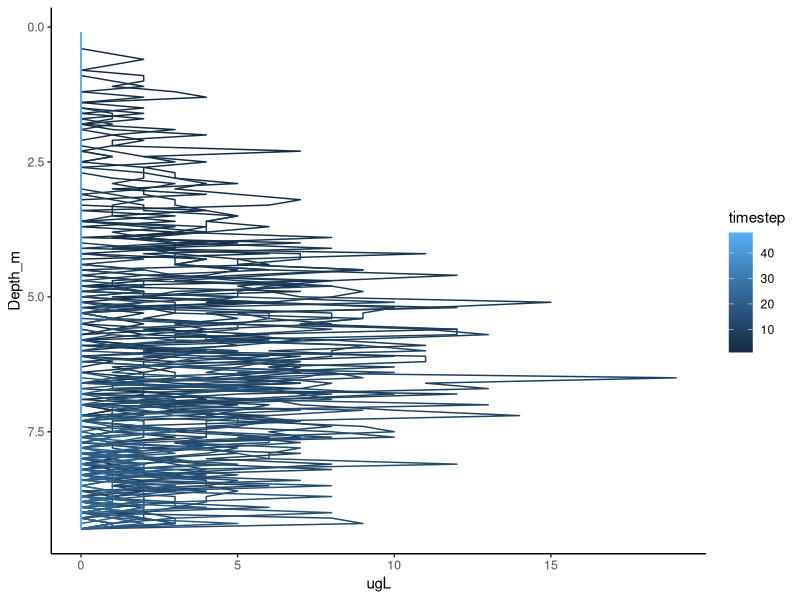
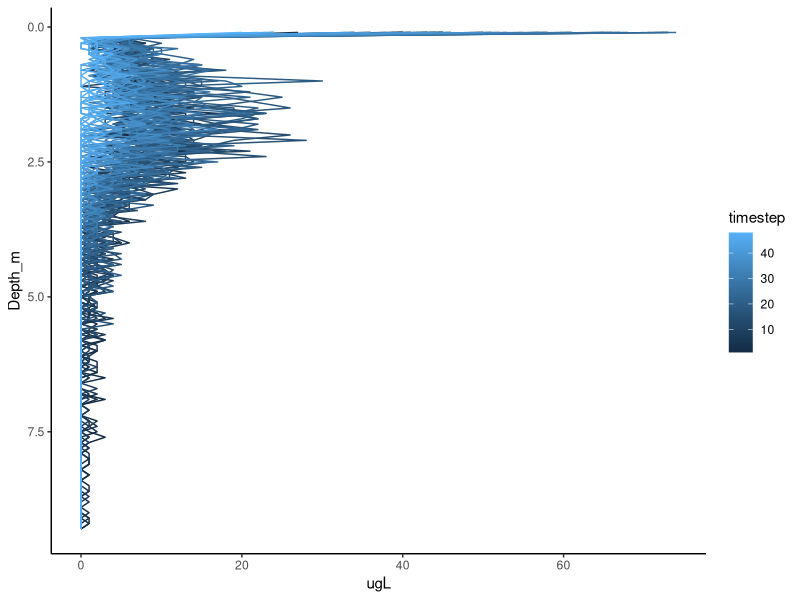
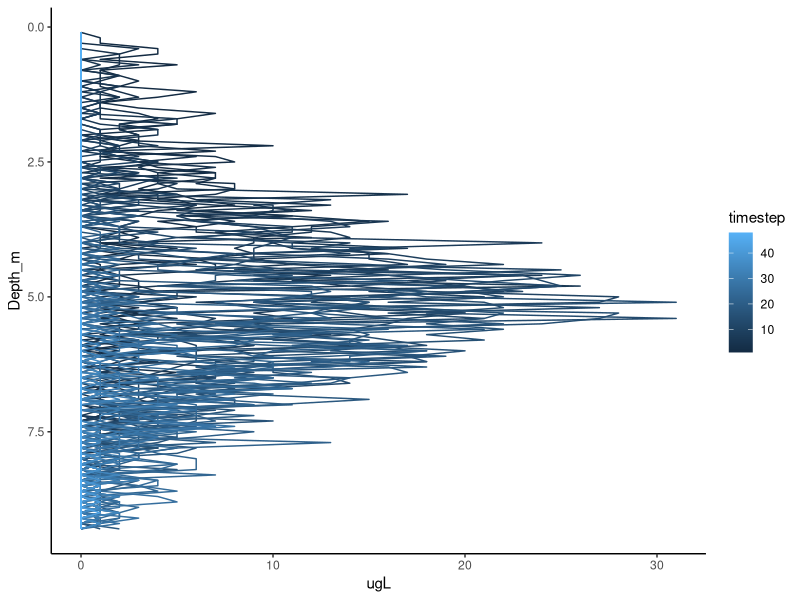

Here is the R script that generated these plots, in order:
## ---- chunk 1
# =============================================================================
# Load packages
# =============================================================================
library(tidyverse)


## ---- chunk 2
# =============================================================================
# Movement function
# =============================================================================
movement <- function(inds, yloc = 2, ymax = 9.3){
  
  total_inds <- dim(inds)[1]
  
  cell_diam <- inds[,3] # Get the cell diameters of all individuals
  cell_dens <- inds[,4] # Get the cell diameters of all individuals
  cell_shape <- inds[,5] # Get the cell diameters of all individuals

  env[,3] <- (999.83952 + 16.945176*env[,1] - 0.0079870401*env[,1]^2 - 0.000046170461*env[,1]^3 + 0.00000010556302*env[,1]^4 - 0.00000000028054253*env[,1]^5) / (1 + 0.016879850*env[,1]) #Kell equation for water density (Kell, 1975)
  env[,4] <- (10^(((20 - env[,1])/(env[,1] + 96))*(1.2364 - 0.00137*(20 - env[,1]) + 0.0000057*(20 - env[,1])^2)))*1000 #this actually calculates the ratio of viscosity at target temp/viscosity at 20 degrees C, but viscosity at 20 degrees C is ~ 1
  w_s <- NULL
  
  for(j in 1:total_inds){
      
    curr_dens <- env[which(env[,2] == round(inds[j,2],1)),3]
    curr_visc <- env[which(env[,2] == round(inds[j,2],1)),4]

    curr_w_s <- (9.8081*cell_diam[j]^2*(cell_dens[j] - curr_dens))/(18*cell_shape[j]*curr_visc) # Define the velocity given cell diameter, density, and shape
    
    w_s <- c(w_s, curr_w_s)
    
    }
    
  y_move       <- (w_s/100000)*60*60 # Calculate total distance moved over an hour
  
  inds[, yloc] <- inds[, yloc] + y_move;
  # =========   The reflecting boundary is added below
    for(i in 1:total_inds){ 
        if(inds[i, yloc] > ymax){         # If it moved past the maximum depth
            inds[i, yloc] <- ymax;        # Then move it back to the maximum depth
        }
        if(inds[i, yloc] < 0.1){            # If it moved below 0.1 (above surface)
            inds[i, yloc] <- 0.1;           # Then move it back to 0.1 (surface)
        }
    } 
    # =========  Now all individuals should stay on the landscape
    return(inds);
}
## ---- chunk 3
# =============================================================================
# Birth function
# =============================================================================
## define traits for PFTs
traits_lst <- list(
  #create cell diameter trait
  min_diam.d = 10, # 10 um 
  max_diam.d = 25, # 25 um in meters
  
  min_diam.c = 10, # 10 um 
  max_diam.c = 25, # 25 um in meters
  
  min_diam.g = 10, # 10 um 
  max_diam.g = 25, # 25 um in meters

  #create cell density trait
  min_dens.d = 1070, # In range for diatoms
  max_dens.d = 1130, # To make sure they all sink
  
  min_dens.c = 920, # In range for cyanos
  max_dens.c = 980, # To make sure they all float
  
  min_dens.g = 1020, # In range for chlorophytes
  max_dens.g = 1080, # To make sure they all sink
  
  #create cell shape trait
  shape.d = 1, # make them all spherical for now
  
  shape.c = 1, # make them all spherical for now
  
  shape.g = 1, # make them all spherical for now
  
  #create temperature sensitivity traits
  Tmin = c(4,4,4),
  Topt = c(15,23,20),
  Tmax = c(20,30,26),
  I_S = c(8,12,10)
)

birth <- function(inds, repr_col = 7, traits = traits_lst){
    total_inds       <- dim(inds)[1]; # Get the number of individuals in inds
    ind_cols         <- dim(inds)[2]; # Total inds columns
    
    #unpack traits
    min_diam.d = traits$min_diam.d
    max_diam.d = traits$max_diam.d
    min_diam.c = traits$min_diam.c
    max_diam.c = traits$max_diam.c
    min_diam.g = traits$min_diam.g
    max_diam.g = traits$max_diam.g
    min_dens.d = traits$min_dens.d
    max_dens.d = traits$max_dens.d
    min_dens.c = traits$min_dens.c
    max_dens.c = traits$max_dens.c
    min_dens.g = traits$min_dens.g
    max_dens.g = traits$max_dens.g
    shape.d = traits$shape.d
    shape.c = traits$shape.c
    shape.g = traits$shape.g
    Tmin = traits$Tmin
    Topt = traits$Topt
    Tmax = traits$Tmax
    I_S = traits$I_S
    
    ###Temp-dependent growth
    for(i in 1:total_inds){
      
      #get water temp and SWR where individual is located
      TEMP <- env[which(env[,2] == round(inds[i,2],1)),1]
      SWR <- env[which(env[,2] == round(inds[i,2],1)),5]
      
      if(inds[i,1] == 1){ #diatoms
        
    #temp-dependent growth
    fT = ((TEMP - Tmin[1]) / (Topt[1] - Tmin[1])) *((Tmax[1] - TEMP) / (Tmax[1] - Topt[1])) ^((Tmax[1] - Topt[1]) / (Topt[1] - Tmin[1]))
  if(fT < 0 | is.na(fT)){fT <- 0}
    
    #light-dependent growth with photoinhibition
    fI = (SWR/I_S[1]) * exp(1 - (SWR/I_S[1]))
    if(SWR < 5e-5 | fI < 5e-5){fI = 0.0}
       
      }
      
      if(inds[i,1] == 2){ #cyanos
        
    #temp-dependent growth
    fT = ((TEMP - Tmin[2]) / (Topt[2] - Tmin[2])) *((Tmax[2] - TEMP) / (Tmax[2] - Topt[2])) ^((Tmax[2] - Topt[2]) / (Topt[2] - Tmin[2]))
  if(fT < 0 | is.na(fT)){fT <- 0}
    
    #light-dependent growth
    fI = (SWR/I_S[2]) * exp(1 - (SWR/I_S[2]))
    if(SWR < 5e-5 | fI < 5e-5){fI = 0.0}
    
      }
      
      if(inds[i,1] == 3){ #green algae
        
    #temp-dependent growth
    fT = ((TEMP - Tmin[3]) / (Topt[3] - Tmin[3])) *((Tmax[3] - TEMP) / (Tmax[3] - Topt[3])) ^((Tmax[3] - Topt[3]) / (Topt[3] - Tmin[3]))
  if(fT < 0 | is.na(fT)){fT <- 0}
    
    #light-dependent growth
    fI = (SWR/I_S[3]) * exp(1 - (SWR/I_S[3]))
    if(SWR < 5e-5 | fI < 5e-5){fI = 0.0}
    
      }
      
    inds[i, repr_col] <- rbinom(n = 1, size = 1, prob = (fT*fI))

    }
    
    #make array for offspring
    new_inds <- array(data = 0, dim = c(0, ind_cols))
    
    #figure out how many offspring of each PFT per depth
    for(j in 1:length(env[,2])){
      
    total_off_d <- sum(inds[which(inds[,1] == 1 & round(inds[,2],1) == env[j,2]), repr_col])
    total_off_c <- sum(inds[which(inds[,1] == 2 & round(inds[,2],1) == env[j,2]), repr_col])
    total_off_g <- sum(inds[which(inds[,1] == 3 & round(inds[,2],1) == env[j,2]), repr_col])

    # ---- We now have the total number of new offspring for each PFT at this depth; now add traits
    
    #diatoms
    temp.df.d <- array(data = 0, dim = c(total_off_d, ind_cols))
    temp.df.d[,1] <- 1 #placeholder for taxon ID or some other trait
  temp.df.d[,2] <- env[j,2]
  temp.df.d[,3] <- runif(dim(temp.df.d)[1], min = min_diam.d, max = max_diam.d)
  temp.df.d[,4] <- runif(dim(temp.df.d)[1], min = min_dens.d, max = max_dens.d)
  temp.df.d[,5] <- shape.d
  
    #cyanos
    temp.df.c <- array(data = 0, dim = c(total_off_c, ind_cols))
    temp.df.c[,1] <- 2 #placeholder for taxon ID or some other trait
  temp.df.c[,2] <- env[j,2]
  temp.df.c[,3] <- runif(dim(temp.df.c)[1], min = min_diam.c, max = max_diam.c)
  temp.df.c[,4] <- runif(dim(temp.df.c)[1], min = min_dens.c, max = max_dens.c)
  temp.df.c[,5] <- shape.c
    
    #green algae
    temp.df.g <- array(data = 0, dim = c(total_off_g, ind_cols))
    temp.df.g[,1] <- 3 #placeholder for taxon ID or some other trait
  temp.df.g[,2] <- env[j,2]
  temp.df.g[,3] <- runif(dim(temp.df.g)[1], min = min_diam.g, max = max_diam.g)
  temp.df.g[,4] <- runif(dim(temp.df.g)[1], min = min_dens.g, max = max_dens.g)
  temp.df.g[,5] <- shape.g
  
  temp.df <- rbind(temp.df.d, temp.df.c, temp.df.g)
  new_inds <- rbind(new_inds, temp.df)
    }
    
    # ---- Our new offspring can now be attached in the inds array
    inds <- rbind(inds, new_inds);
    return(inds);
}
## ---- chunk 4
# =============================================================================
# Death function
# =============================================================================
death <- function(inds, dcol = 6, yloc = 2, ymax = 9.3, pft = 1,
                  graze_d = 0.35, graze_c = 0.25, graze_g = 0.35, light_exp = 8){
  total_inds <- dim(inds)[1] # Get the number of individuals in inds
  
  for(i in 1:total_inds){ 
    
    # Conduct bernoulli draws for death based on grazing rates for individual pfts
    if(inds[i, pft] == 1){ 
      inds[i, dcol] <- rbinom(1, 1, graze_d)
    }
    if(inds[i, pft] == 2){
      inds[i, dcol] <- rbinom(1, 1, graze_c)
    }
    if(inds[i, pft] == 3){
      inds[i, dcol] <- rbinom(1, 1, graze_g)
    }
    
    #update light exposure; individuals with no light for 24 hrs or more die
    SWR <- env[which(env[,2] == round(inds[i,2],1)),5]
    if(SWR < 1){inds[i, light_exp] <- inds[i, light_exp] + 1}
    if(inds[i, light_exp] >= 24){inds[i, dcol] <- 1}
    
    #anything at sediments dies
    if(inds[i, yloc] >= ymax){# If it moved to or past the maximum depth
      inds[i, dcol] <- 1;        # Then it dies
    }
  }
  
  inds            <- inds[inds[, 6] == 0,]; # Retain living

    return(inds);
}
## ---- chunk 5
# =============================================================================
# Simulate phytoplankton dynamics
# =============================================================================
# ----- Initialise individuals (phytos)

fp <- read_csv("./data/FluoroProbe_2018-08-02_FCR_50.csv")

# Create inds by looping through each depth increment and then creating that number of individuals at that depth based on ug/L
depths <- seq(from = 0.1, to = 9.3, by = 0.1)

inds <- array(data = 0, dim = c(0, 8))

for(i in 1:length(depths)){
  
  #isolate a particular depth
  temp <- fp[i,]
  
  #create cell diameter trait
  min_diam.d = 10 # 10 um 
  max_diam.d = 25 # 25 um in meters
  
  min_diam.c = 10 # 10 um 
  max_diam.c = 25 # 25 um in meters
  
  min_diam.g = 10 # 10 um 
  max_diam.g = 25 # 25 um in meters

  #create cell density trait
  min_dens.d = 1070 # In range for diatoms
  max_dens.d = 1130 # To make sure they all sink
  
  min_dens.c = 920 # In range for cyanos
  max_dens.c = 980 # To make sure they all float
  
  min_dens.g = 1020 # In range for chlorophytes
  max_dens.g = 1080 # To make sure they all sink
  
  #create cell shape trait
  shape.d = 1 # make them all spherical for now
  
  shape.c = 1 # make them all spherical for now
  
  shape.g = 1 # make them all spherical for now

  #populate depths with traits
  temp.df.d <- array(data = 0, dim = c(round(temp$BrownAlgae_ugL,0),8))
  temp.df.d[,1] <- 1 #placeholder for taxon ID or some other trait
  temp.df.d[,2] <- depths[i]
  temp.df.d[,3] <- runif(dim(temp.df.d)[1], min = min_diam.d, max = max_diam.d)
  temp.df.d[,4] <- runif(dim(temp.df.d)[1], min = min_dens.d, max = max_dens.d)
  temp.df.d[,5] <- shape.d

  temp.df.c <- array(data = 0, dim = c(round(temp$Bluegreens_ugL,0),8))
  temp.df.c[,1] <- 2 #placeholder for taxon ID or some other trait
  temp.df.c[,2] <- depths[i]
  temp.df.c[,3] <- runif(dim(temp.df.c)[1], min = min_diam.c, max = max_diam.c)
  temp.df.c[,4] <- runif(dim(temp.df.c)[1], min = min_dens.c, max = max_dens.c)
  temp.df.c[,5] <- shape.c
  
  temp.df.g <- array(data = 0, dim = c(round(temp$GreenAlgae_ugL,0),8))
  temp.df.g[,1] <- 3 #placeholder for taxon ID or some other trait
  temp.df.g[,2] <- depths[i]
  temp.df.g[,3] <- runif(dim(temp.df.g)[1], min = min_diam.g, max = max_diam.g)
  temp.df.g[,4] <- runif(dim(temp.df.g)[1], min = min_dens.g, max = max_dens.g)
  temp.df.g[,5] <- shape.g
  
  temp.df <- rbind(temp.df.d, temp.df.c, temp.df.g)

  inds <- rbind(inds, temp.df)
}

colnames(inds) <- c("PFG","yloc","cell_diam","cell_dens","cell_shape","dcol","repr","light_exp")
## ---- chunk 6
# ----- Initialise environment (water temperature)

env <- array(data = 0, dim = c(length(depths),5))
  # env[,1] <- 5 #water temperature;  no stratification
  env[,1] <- c(rev(seq(from = 15, to = 20, by = ((20-15)/(40-1)))),
               rev(seq(from = 12, to = 15, by = ((15-12)/(10-1)))),
               rev(seq(from = 10, to = 12, by = ((12-10)/(43-1))))) #water temperature; stronger stratification
  # env[,1] <- c(rev(seq(from = 13, to = 15, by = ((15-13)/(40-1)))),
  #              rev(seq(from = 11, to = 13, by = ((13-11)/(10-1)))),
  #              rev(seq(from = 10, to = 11, by = ((11-10)/(43-1))))) #water temperature; weaker stratification
  env[,2] <- round(depths,1)
  env[,5] <- exp(log(75) - 0.5*depths)
colnames(env) <- c("wt","yloc","dens","visc","light")
## ---- chunk 7
# ---- Start the simulation as before
ts         <- 0;
time_steps <- 48;
inds_hist  <- NULL;
start_time <- Sys.time()
while(ts < time_steps){
    inds            <- movement(inds); 
    inds            <- birth(inds);
    inds            <- death(inds);
    ts              <- ts + 1; 
    inds_hist[[ts]] <- inds;
    print(ts)
    print(length(inds[,1]))
}
end_time <- Sys.time()
run_time = end_time - start_time
print(run_time)
## ---- chunk 8
# =============================================================================
# Print the results
# =============================================================================
ind_yloc <- NULL
ind_yloc[[1]] <- array(data = NA, dim = c(time_steps,length(depths)+1))
colnames(ind_yloc[[1]]) <- c("timestep",depths)

ind_yloc[[2]] <- array(data = NA, dim = c(time_steps,length(depths)+1))
colnames(ind_yloc[[2]]) <- c("timestep",depths)

ind_yloc[[3]] <- array(data = NA, dim = c(time_steps,length(depths)+1))
colnames(ind_yloc[[3]]) <- c("timestep",depths)

for(i in 1:time_steps){
  for(j in 1:length(depths)){
    
    #diatom
    ind_yloc[[1]][i, 1] <- i;                      # Save the time step
    ind_yloc[[1]][i, j+1] <- length(inds_hist[[i]][which(round(inds_hist[[i]][,2],1) == round(depths[j],1) & inds_hist[[i]][,1] == 1),1]); # Save the number of individuals at each depth
    
    #cyano
    ind_yloc[[2]][i, 1] <- i;                      # Save the time step
    ind_yloc[[2]][i, j+1] <- length(inds_hist[[i]][which(round(inds_hist[[i]][,2],1) == round(depths[j],1) & inds_hist[[i]][,1] == 2),1]); # Save the number of individuals at each depth
    
    #green
    ind_yloc[[3]][i, 1] <- i;                      # Save the time step
    ind_yloc[[3]][i, j+1] <- length(inds_hist[[i]][which(round(inds_hist[[i]][,2],1) == round(depths[j],1) & inds_hist[[i]][,1] == 3),1]); # Save the number of individuals at each depth
    
  }
}
#print(ind_yloc);
## ---- chunk 9
# =============================================================================
# Plot the results
# =============================================================================
plot_yloc.d <- data.frame(ind_yloc[[1]]) %>%
  gather(X0.1:X9.3, key = "Depth_m",value = "ugL") %>%
  mutate(Depth_m = as.double(substring(Depth_m, 2)))
#head(plot_yloc.d)

ggplot(data = plot_yloc.d, aes(x = ugL, y = Depth_m, group = timestep, color = timestep))+
  geom_path()+
  scale_y_reverse()+
  theme_classic()

plot_yloc.c <- data.frame(ind_yloc[[2]]) %>%
  gather(X0.1:X9.3, key = "Depth_m",value = "ugL") %>%
  mutate(Depth_m = as.double(substring(Depth_m, 2)))
#head(plot_yloc.c)

ggplot(data = plot_yloc.c, aes(x = ugL, y = Depth_m, group = timestep, color = timestep))+
  geom_path()+
  scale_y_reverse()+
  theme_classic()

plot_yloc.g <- data.frame(ind_yloc[[3]]) %>%
  gather(X0.1:X9.3, key = "Depth_m",value = "ugL") %>%
  mutate(Depth_m = as.double(substring(Depth_m, 2)))
#head(plot_yloc.g)

ggplot(data = plot_yloc.g, aes(x = ugL, y = Depth_m, group = timestep, color = timestep))+
  geom_path()+
  scale_y_reverse()+
  theme_classic()
